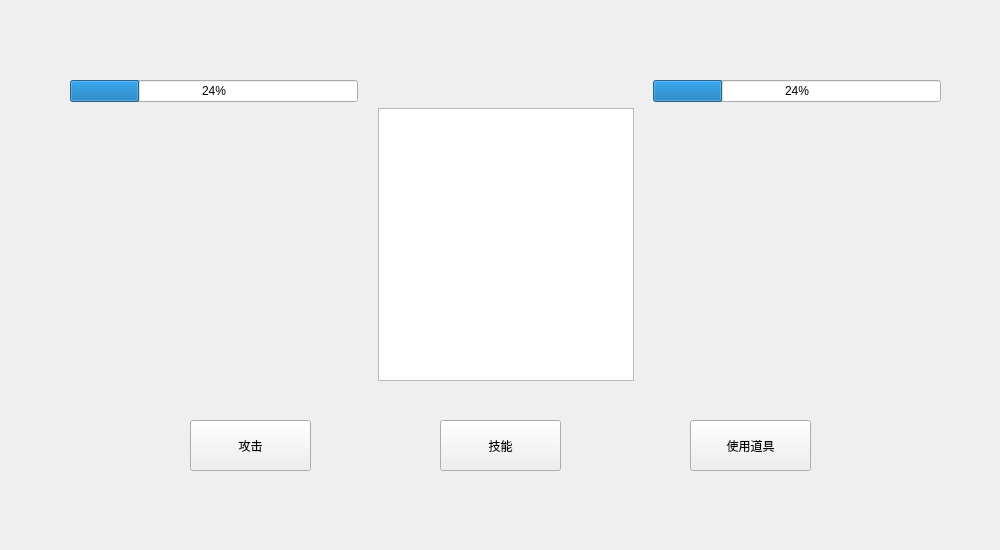
<?xml version="1.0" encoding="UTF-8"?>
<ui version="4.0">
 <class>battle_field</class>
 <widget class="QWidget" name="battle_field">
  <property name="geometry">
   <rect>
    <x>0</x>
    <y>0</y>
    <width>1000</width>
    <height>550</height>
   </rect>
  </property>
  <property name="windowTitle">
   <string>Form</string>
  </property>
  <widget class="QLabel" name="back_ground_pic">
   <property name="geometry">
    <rect>
     <x>0</x>
     <y>0</y>
     <width>1000</width>
     <height>550</height>
    </rect>
   </property>
   <property name="styleSheet">
    <string notr="true">background-image: url(:/battle_field2.jpg);</string>
   </property>
   <property name="text">
    <string/>
   </property>
  </widget>
  <widget class="QWidget" name="layoutWidget">
   <property name="geometry">
    <rect>
     <x>190</x>
     <y>400</y>
     <width>621</width>
     <height>91</height>
    </rect>
   </property>
   <layout class="QHBoxLayout" name="horizontalLayout_3">
    <item>
     <widget class="QPushButton" name="attack_btn">
      <property name="minimumSize">
       <size>
        <width>121</width>
        <height>51</height>
       </size>
      </property>
      <property name="maximumSize">
       <size>
        <width>121</width>
        <height>51</height>
       </size>
      </property>
      <property name="text">
       <string>攻击</string>
      </property>
     </widget>
    </item>
    <item>
     <spacer name="horizontalSpacer_4">
      <property name="orientation">
       <enum>Qt::Horizontal</enum>
      </property>
      <property name="sizeHint" stdset="0">
       <size>
        <width>40</width>
        <height>20</height>
       </size>
      </property>
     </spacer>
    </item>
    <item>
     <widget class="QPushButton" name="skill_btn">
      <property name="minimumSize">
       <size>
        <width>121</width>
        <height>51</height>
       </size>
      </property>
      <property name="maximumSize">
       <size>
        <width>121</width>
        <height>51</height>
       </size>
      </property>
      <property name="text">
       <string>技能</string>
      </property>
     </widget>
    </item>
    <item>
     <spacer name="horizontalSpacer_5">
      <property name="orientation">
       <enum>Qt::Horizontal</enum>
      </property>
      <property name="sizeHint" stdset="0">
       <size>
        <width>40</width>
        <height>20</height>
       </size>
      </property>
     </spacer>
    </item>
    <item>
     <widget class="QPushButton" name="item_btn">
      <property name="minimumSize">
       <size>
        <width>121</width>
        <height>51</height>
       </size>
      </property>
      <property name="maximumSize">
       <size>
        <width>121</width>
        <height>51</height>
       </size>
      </property>
      <property name="text">
       <string>使用道具</string>
      </property>
     </widget>
    </item>
   </layout>
  </widget>
  <widget class="QWidget" name="layoutWidget_2">
   <property name="geometry">
    <rect>
     <x>70</x>
     <y>60</y>
     <width>871</width>
     <height>321</height>
    </rect>
   </property>
   <layout class="QVBoxLayout" name="verticalLayout">
    <item>
     <layout class="QHBoxLayout" name="horizontalLayout_2">
      <item>
       <layout class="QVBoxLayout" name="verticalLayout_2">
        <item>
         <widget class="QLabel" name="p1_hp">
          <property name="styleSheet">
           <string notr="true">color: rgb(255, 255, 255);</string>
          </property>
          <property name="text">
           <string/>
          </property>
          <property name="alignment">
           <set>Qt::AlignCenter</set>
          </property>
         </widget>
        </item>
        <item>
         <widget class="QProgressBar" name="p1_hp_bar">
          <property name="value">
           <number>24</number>
          </property>
         </widget>
        </item>
       </layout>
      </item>
      <item>
       <spacer name="horizontalSpacer_3">
        <property name="orientation">
         <enum>Qt::Horizontal</enum>
        </property>
        <property name="sizeHint" stdset="0">
         <size>
          <width>40</width>
          <height>20</height>
         </size>
        </property>
       </spacer>
      </item>
      <item>
       <layout class="QVBoxLayout" name="verticalLayout_3">
        <item>
         <widget class="QLabel" name="p2_hp">
          <property name="styleSheet">
           <string notr="true">color: rgb(255, 255, 255);</string>
          </property>
          <property name="text">
           <string/>
          </property>
          <property name="alignment">
           <set>Qt::AlignCenter</set>
          </property>
         </widget>
        </item>
        <item>
         <widget class="QProgressBar" name="p2_hp_bar">
          <property name="value">
           <number>24</number>
          </property>
         </widget>
        </item>
       </layout>
      </item>
     </layout>
    </item>
    <item>
     <layout class="QHBoxLayout" name="horizontalLayout">
      <item>
       <widget class="QLabel" name="p1_pic">
        <property name="minimumSize">
         <size>
          <width>231</width>
          <height>241</height>
         </size>
        </property>
        <property name="maximumSize">
         <size>
          <width>231</width>
          <height>241</height>
         </size>
        </property>
        <property name="styleSheet">
         <string notr="true">border-image: url(:/Dewgong_reverse.png);</string>
        </property>
        <property name="text">
         <string/>
        </property>
       </widget>
      </item>
      <item>
       <spacer name="horizontalSpacer_2">
        <property name="orientation">
         <enum>Qt::Horizontal</enum>
        </property>
        <property name="sizeHint" stdset="0">
         <size>
          <width>40</width>
          <height>20</height>
         </size>
        </property>
       </spacer>
      </item>
      <item>
       <widget class="QTextEdit" name="log"/>
      </item>
      <item>
       <spacer name="horizontalSpacer">
        <property name="orientation">
         <enum>Qt::Horizontal</enum>
        </property>
        <property name="sizeHint" stdset="0">
         <size>
          <width>40</width>
          <height>20</height>
         </size>
        </property>
       </spacer>
      </item>
      <item>
       <widget class="QLabel" name="p2_pic">
        <property name="minimumSize">
         <size>
          <width>231</width>
          <height>241</height>
         </size>
        </property>
        <property name="maximumSize">
         <size>
          <width>231</width>
          <height>241</height>
         </size>
        </property>
        <property name="styleSheet">
         <string notr="true">image: url(:/Fushigidane.png);</string>
        </property>
        <property name="text">
         <string/>
        </property>
       </widget>
      </item>
     </layout>
    </item>
   </layout>
  </widget>
  <zorder>back_ground_pic</zorder>
  <zorder>p1_pic</zorder>
  <zorder>horizontalSpacer</zorder>
  <zorder>p2_pic</zorder>
  <zorder>p1_hp_bar</zorder>
  <zorder>p2_hp_bar</zorder>
  <zorder>horizontalSpacer_3</zorder>
  <zorder>auto_check</zorder>
  <zorder>horizontalSpacer_4</zorder>
  <zorder>horizontalSpacer_5</zorder>
  <zorder>horizontalSpacer_6</zorder>
  <zorder>skill_btn</zorder>
  <zorder>item_btn</zorder>
  <zorder>p1_hp</zorder>
  <zorder>p1_hp_bar</zorder>
  <zorder>p2_hp_bar</zorder>
  <zorder>p2_hp</zorder>
  <zorder>layoutWidget</zorder>
  <zorder>layoutWidget_2</zorder>
 </widget>
 <resources/>
 <connections/>
</ui>
